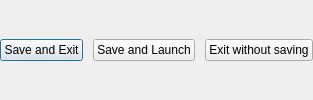
       <widget class="QWidget" name="buttonWidgets" native="true">
        <property name="sizePolicy">
         <sizepolicy hsizetype="Minimum" vsizetype="Preferred">
          <horstretch>0</horstretch>
          <verstretch>0</verstretch>
         </sizepolicy>
        </property>
        <layout class="QHBoxLayout" name="horizontalLayout_6">
         <property name="spacing">
          <number>10</number>
         </property>
         <property name="leftMargin">
          <number>0</number>
         </property>
         <property name="topMargin">
          <number>0</number>
         </property>
         <property name="rightMargin">
          <number>0</number>
         </property>
         <property name="bottomMargin">
          <number>0</number>
         </property>
         <item>
          <widget class="QPushButton" name="okButton">
           <property name="toolTip">
            <string>Save configuration and close the config tool.</string>
           </property>
           <property name="text">
            <string>Save and Exit</string>
           </property>
           <property name="default">
            <bool>true</bool>
           </property>
          </widget>
         </item>
         <item>
          <widget class="QPushButton" name="launchButton">
           <property name="toolTip">
            <string>Save configuration and launch LEGO Island.</string>
           </property>
           <property name="text">
            <string>Save and Launch</string>
           </property>
          </widget>
         </item>
         <item>
          <widget class="QPushButton" name="cancelButton">
           <property name="toolTip">
            <string>Discard changed settings and close the config tool.</string>
           </property>
           <property name="text">
            <string>Exit without saving</string>
           </property>
          </widget>
         </item>
        </layout>
       </widget>
